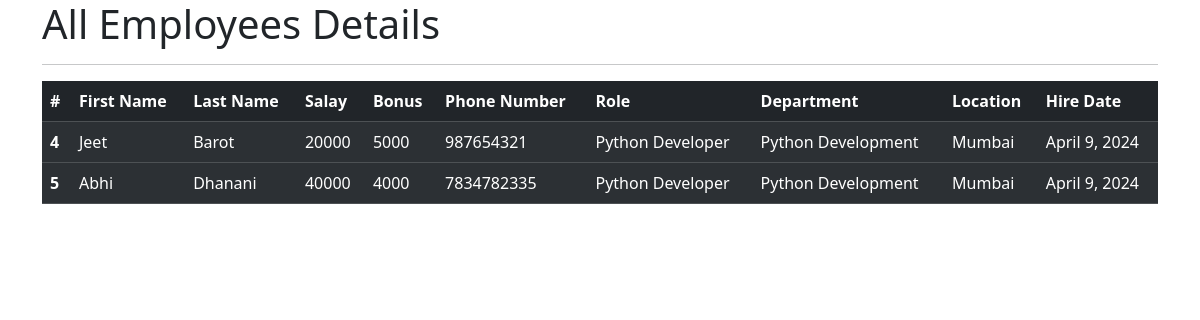
The app's page /all_emp with its own data.
### emp_app/models.py (models this page shows, shortened)
class Employee(models.Model):
    first_name=models.CharField(max_length=50,null=False)
    last_name=models.CharField(max_length=50)
    dept=models.ForeignKey(Department,on_delete=models.CASCADE) #Foreign Key
    salary=models.IntegerField(default=0)
    bonus=models.IntegerField(default=0)
    role=models.ForeignKey(Role,on_delete=models.CASCADE) #Forein Key
    phone=models.IntegerField(default=0,max_length=10)
    hire_date=models.DateField()

class Role(models.Model):
    name=models.CharField(max_length=50,null=False)

class Department(models.Model):
    name=models.CharField(max_length=50,null=False)
    location=models.CharField(max_length=50)

### emp_app/views.py (the view)
# urls.py: path("all_emp",views.all_emp,name='all_emp'),
def all_emp(request):
    emps=Employee.objects.all()
    context={
        'emps':emps
    }
    return render(request,"view_all_emp.html",context)

### emp_app/templates/view_all_emp.html (shortened to what this page needs)
<!doctype html>
<html lang="en">
<head>
    <link href="https://cdn.jsdelivr.net/npm/bootstrap@5.3.3/dist/css/bootstrap.min.css" rel="stylesheet"
>
</head>
<body>
    <div class="container">
        <h1 class="center">All Employees Details</h1>
        <hr>
        <table class="table table-dark table-striped">
            <thead>
                <tr>
                    <th scope="col">#</th>
                    <th scope="col">First Name</th>
                    <th scope="col">Last Name</th>
                    <th scope="col">Salay</th>
                    <th scope="col">Bonus</th>
                    <th scope="col">Phone Number</th>
                    <th scope="col">Role</th>
                    <th scope="col">Department</th>
                    <th scope="col">Location</th>
                    <th scope="col">Hire Date</th>
                </tr>
            </thead>
            {% for emp in emps%}
            <tbody>
                <tr>
                    <th scope="row">{{emp.id}}</th>
                    <td>{{emp.first_name}}</td>
                    <td>{{emp.last_name}}</td>
                    <td>{{emp.salary}}</td>
                    <td>{{emp.bonus}}</td>
                    <td>{{emp.phone}}</td>
                    <td>{{emp.role.name}}</td>
                    <td>{{emp.dept.name}}</td>
                    <td>{{emp.dept.location}}</td>
                    <td>{{emp.hire_date}}</td>
                </tr>
            </tbody>
            {% endfor %}
        </table>
    </div>
</body>
</html>

### records on screen
Employee: id "4", first_name "Jeet", last_name "Barot", salary "20000", bonus "5000", phone "987654321", role.name "Python Developer", dept.name "Python Development", dept.location "Mumbai", hire_date "April 9, 2024"
Employee: id "5", first_name "Abhi", last_name "Dhanani", salary "40000", bonus "4000", phone "7834782335", role.name "Python Developer", dept.name "Python Development", dept.location "Mumbai", hire_date "April 9, 2024"
